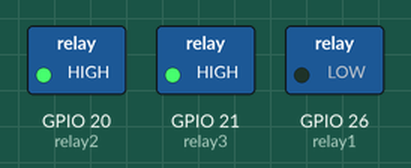
A program run on a simulated Raspberry Pi (BCM pin numbers). Shown: switched loads named in the program (green lamp = pin HIGH). Parts the program declares active-low are drawn by pin level, so they are really on while drawn off. At 1.0 s the program stops and its outputs stay as they are.

Above: at 0.1 s.
At 1.1 s:
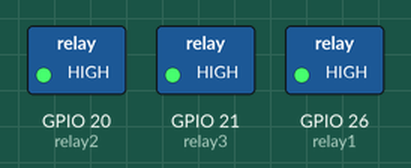
Timing chart, 0 to 2.5 s (numbered marks = the images above):
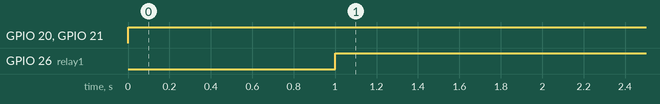

Measured:
- by itself, GPIO 20 (relay2), GPIO 21 (relay3): LOW → HIGH at 0.00 s
- by itself, GPIO 26 (relay1): LOW → HIGH at 1.0 s

The program:

rpi_relay_test.py
```python
import gpiozero
from time import sleep

relay1 = gpiozero.OutputDevice(26, active_high=False, initial_value=False)
relay2 = gpiozero.OutputDevice(20, active_high=False, initial_value=False)
relay3 = gpiozero.OutputDevice(21, active_high=False, initial_value=False)

relay1.on()
sleep (1)
relay1.off()
```
